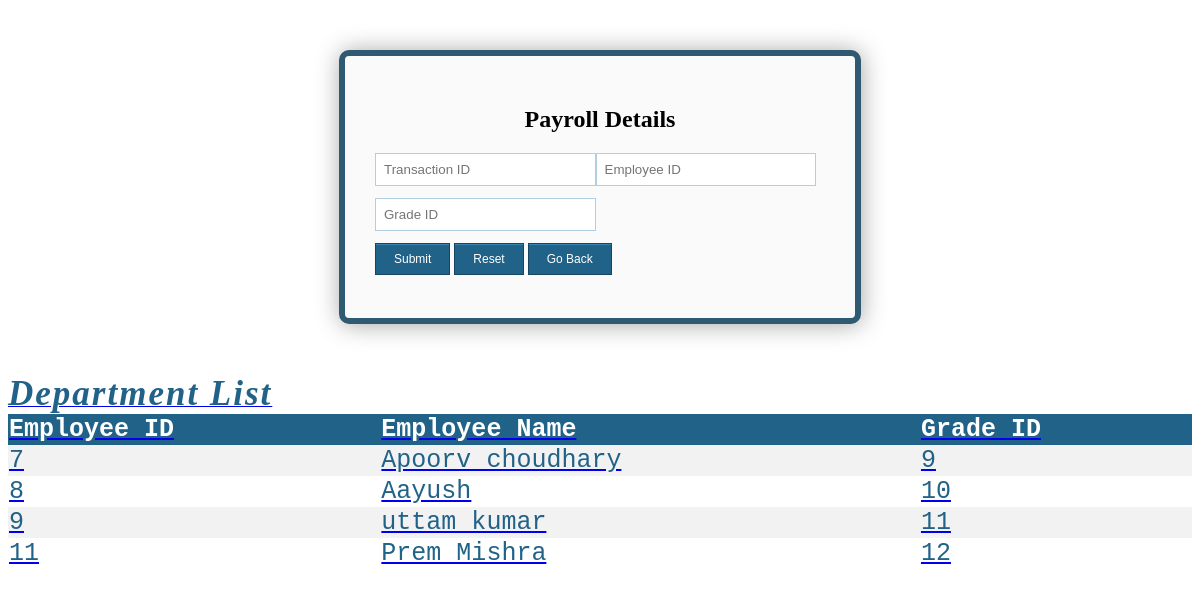
The page /salary.php on the database its author committed.
### tables this page shows
CREATE TABLE `emp_details` (
  `eid` int(20) NOT NULL,
  `fname` varchar(20) DEFAULT NULL,
  `gender` varchar(10) DEFAULT NULL,
  `dob` date DEFAULT NULL,
  `doj` date DEFAULT NULL,
  `dno` int(11) DEFAULT NULL,
  `address` varchar(30) DEFAULT NULL,
  `city` varchar(30) DEFAULT NULL,
  `state` varchar(30) DEFAULT NULL,
  `phno` bigint(20) DEFAULT NULL,
  `email` varchar(30) DEFAULT NULL
);

CREATE TABLE `grade_details` (
  `gid` int(11) NOT NULL,
  `gname` varchar(20) DEFAULT NULL,
  `dno` int(11) DEFAULT NULL,
  `basic` int(11) DEFAULT NULL,
  `dear` int(11) DEFAULT NULL,
  `travel` int(11) DEFAULT NULL,
  `hra` int(11) DEFAULT NULL,
  `medical` int(11) DEFAULT NULL,
  `bonus` int(11) DEFAULT NULL,
  `pf` int(11) DEFAULT NULL,
  `ptax` int(11) DEFAULT NULL
);

### salary.php (the view, shortened to what this page needs)
<html>
<head>
    <link rel="stylesheet" type="text/css" href="style1.css">
</head>
<body>
	<div>
  <form class="form" method="POST">
  <ul>
    <h2 text-align:center;>Payroll Details</h2>
  <li>
      <input type="text" name="tid" class="field-style field-split align-left" placeholder="Transaction ID" />
			<input type="text" name="eid" class="field-style field-split align-left" placeholder="Employee ID" />
  </li>
	<li>
	    <input type="text" name="gid" class="field-style field-split align-left" placeholder="Grade ID" />
  </li>
	<li class="inline">
  <input type="submit" value="Submit" name="submit" />
  <input type="reset" value="Reset" />
	<a href="nav.php#sec-salary"><input type="button" value="Go Back" name="Go Back" />
  </li>
  </ul>
  </form>
</div>
	<span style="font-decoration:none;color: #216288;font-size:35px;letter-spacing:2px;font-style:italic;font-weight:bold;margin-bottom:40px; ">Department List</span>
	<table>
<tr>
<th>Employee ID</th>
<th>Employee Name</th>
<th>Grade ID</th>
</tr>
	<?php
$conn = mysqli_connect('127.0.0.1:3308', 'root', '', 'pay');
$sql = "SELECT eid,fname,gid FROM  emp_details e,grade_details g where e.dno=g.dno";
$result = $conn->query($sql);
if ($result->num_rows > 0) {
while($row = $result->fetch_assoc()) {
echo "<tr><td>" . $row["eid"]. "</td><td>" . $row["fname"] . "</td><td>" . $row["gid"] . "</td></tr>";
}
echo "</table>";
} else { ?>
<span style="color:tomato;font-size:20px;font-weight: bold;" ><?php echo "0 results";  ?></span>
<?php }
?>
</body>
</html>

### style1.css (style rules this page uses)
.form { max-width: 450px; background: #FAFAFA; padding: 30px; margin: 50px auto; box-shadow: 1px 1px 25px rgba(0, 0, 0, 0.35); border-radius: 10px; border: 6px solid #305A72; }
.form ul { padding:0; margin:0; list-style:none; }
.form ul li { display: block; margin-bottom: 10px; min-height: 35px; }
.form ul li .field-style { box-sizing: border-box; -webkit-box-sizing: border-box; -moz-box-sizing: border-box; padding: 8px; outline: none; border: 1px solid #B0CFE0; -webkit-transition: all 0.30s ease-in-out; -moz-transition: all 0.30s ease-in-out; -ms-transition: all 0.30s ease-in-out; -o-transition: all 0.30s ease-in-out; }
.form ul li .field-split { width: 49%; }
.form ul li input.align-left { float:left; }
.form ul li input[type="button"], .form ul li input[type="submit"] { -moz-box-shadow: inset 0px 1px 0px 0px #3985B1; -webkit-box-shadow: inset 0px 1px 0px 0px #3985B1; box-shadow: inset 0px 1px 0px 0px #3985B1; background-color: #216288; border: 1px solid #17445E; display: inline-block; cursor: pointer; color: #FFFFFF; padding: 8px 18px; text-decoration: none; font: 12px Arial, Helvetica, sans-serif; }
.form ul li input[type="button"], .form ul li input[type="reset"] { -moz-box-shadow: inset 0px 1px 0px 0px #3985B1; -webkit-box-shadow: inset 0px 1px 0px 0px #3985B1; box-shadow: inset 0px 1px 0px 0px #3985B1; background-color: #216288; border: 1px solid #17445E; display: inline-block; cursor: pointer; color: #FFFFFF; padding: 8px 18px; text-decoration: none; font: 12px Arial, Helvetica, sans-serif; }

### salary.php (style rules this page uses)
table { margin-right: 100px; border-collapse: collapse; width: 100%; color: #216288; font-family: monospace; font-size: 25px; text-align: left; }
th { background-color: #216288; color: white; }
tr:nth-child(even) { background-color: #f2f2f2 }
h2 { text-align:center; }

### rows shown on the page
emp_details: eid "7", fname "Apoorv choudhary", grade_details.gid "9"
emp_details: eid "8", fname "Aayush", grade_details.gid "10"
emp_details: eid "9", fname "uttam kumar", grade_details.gid "11"
emp_details: eid "11", fname "Prem Mishra", grade_details.gid "12"
